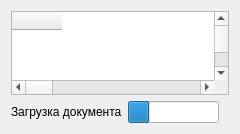
<?xml version="1.0" encoding="UTF-8"?>
<ui version="4.0">
 <class>DeclarDocsPage</class>
 <widget class="QWizardPage" name="DeclarDocsPage">
  <property name="geometry">
   <rect>
    <x>0</x>
    <y>0</y>
    <width>240</width>
    <height>133</height>
   </rect>
  </property>
  <property name="windowTitle">
   <string>WizardPage</string>
  </property>
  <layout class="QVBoxLayout" name="verticalLayout">
   <item>
    <widget class="QFrame" name="frame">
     <property name="frameShape">
      <enum>QFrame::StyledPanel</enum>
     </property>
     <layout class="QGridLayout" name="gridLayout">
      <property name="leftMargin">
       <number>0</number>
      </property>
      <property name="topMargin">
       <number>0</number>
      </property>
      <property name="rightMargin">
       <number>0</number>
      </property>
      <property name="bottomMargin">
       <number>0</number>
      </property>
      <property name="spacing">
       <number>0</number>
      </property>
      <item row="0" column="3">
       <widget class="QScrollBar" name="verticalScrollBar">
        <property name="orientation">
         <enum>Qt::Vertical</enum>
        </property>
       </widget>
      </item>
      <item row="0" column="1">
       <widget class="QTableView" name="tView_DeclarDocs">
        <property name="frameShape">
         <enum>QFrame::NoFrame</enum>
        </property>
        <property name="verticalScrollBarPolicy">
         <enum>Qt::ScrollBarAlwaysOff</enum>
        </property>
        <property name="horizontalScrollBarPolicy">
         <enum>Qt::ScrollBarAlwaysOff</enum>
        </property>
        <property name="editTriggers">
         <set>QAbstractItemView::NoEditTriggers</set>
        </property>
        <property name="alternatingRowColors">
         <bool>true</bool>
        </property>
        <property name="selectionMode">
         <enum>QAbstractItemView::NoSelection</enum>
        </property>
        <property name="verticalScrollMode">
         <enum>QAbstractItemView::ScrollPerPixel</enum>
        </property>
        <property name="horizontalScrollMode">
         <enum>QAbstractItemView::ScrollPerPixel</enum>
        </property>
        <attribute name="horizontalHeaderStretchLastSection">
         <bool>true</bool>
        </attribute>
        <attribute name="verticalHeaderVisible">
         <bool>false</bool>
        </attribute>
       </widget>
      </item>
      <item row="0" column="0">
       <widget class="QTableWidget" name="tWidget_SelectedDeclarDocs">
        <property name="sizePolicy">
         <sizepolicy hsizetype="Fixed" vsizetype="Expanding">
          <horstretch>0</horstretch>
          <verstretch>0</verstretch>
         </sizepolicy>
        </property>
        <property name="minimumSize">
         <size>
          <width>50</width>
          <height>0</height>
         </size>
        </property>
        <property name="maximumSize">
         <size>
          <width>50</width>
          <height>16777215</height>
         </size>
        </property>
        <property name="frameShape">
         <enum>QFrame::NoFrame</enum>
        </property>
        <property name="verticalScrollBarPolicy">
         <enum>Qt::ScrollBarAlwaysOff</enum>
        </property>
        <property name="horizontalScrollBarPolicy">
         <enum>Qt::ScrollBarAlwaysOff</enum>
        </property>
        <property name="editTriggers">
         <set>QAbstractItemView::NoEditTriggers</set>
        </property>
        <property name="alternatingRowColors">
         <bool>true</bool>
        </property>
        <property name="selectionMode">
         <enum>QAbstractItemView::SingleSelection</enum>
        </property>
        <property name="selectionBehavior">
         <enum>QAbstractItemView::SelectRows</enum>
        </property>
        <property name="verticalScrollMode">
         <enum>QAbstractItemView::ScrollPerPixel</enum>
        </property>
        <property name="horizontalScrollMode">
         <enum>QAbstractItemView::ScrollPerPixel</enum>
        </property>
        <attribute name="horizontalHeaderStretchLastSection">
         <bool>true</bool>
        </attribute>
        <column>
         <property name="text">
          <string/>
         </property>
        </column>
       </widget>
      </item>
      <item row="1" column="0" colspan="3">
       <widget class="QScrollBar" name="horizontalScrollBar">
        <property name="orientation">
         <enum>Qt::Horizontal</enum>
        </property>
       </widget>
      </item>
     </layout>
    </widget>
   </item>
   <item>
    <widget class="QWidget" name="wgt_Progress" native="true">
     <layout class="QHBoxLayout" name="horizontalLayout_2">
      <property name="leftMargin">
       <number>0</number>
      </property>
      <property name="topMargin">
       <number>0</number>
      </property>
      <property name="rightMargin">
       <number>0</number>
      </property>
      <property name="bottomMargin">
       <number>0</number>
      </property>
      <item>
       <widget class="QLabel" name="label">
        <property name="text">
         <string>Загрузка документа</string>
        </property>
       </widget>
      </item>
      <item>
       <widget class="QProgressBar" name="pBar">
        <property name="maximumSize">
         <size>
          <width>300</width>
          <height>16777215</height>
         </size>
        </property>
        <property name="value">
         <number>24</number>
        </property>
        <property name="textVisible">
         <bool>false</bool>
        </property>
       </widget>
      </item>
      <item>
       <spacer name="horizontalSpacer">
        <property name="orientation">
         <enum>Qt::Horizontal</enum>
        </property>
        <property name="sizeHint" stdset="0">
         <size>
          <width>40</width>
          <height>20</height>
         </size>
        </property>
       </spacer>
      </item>
     </layout>
    </widget>
   </item>
  </layout>
 </widget>
 <resources/>
 <connections/>
</ui>
